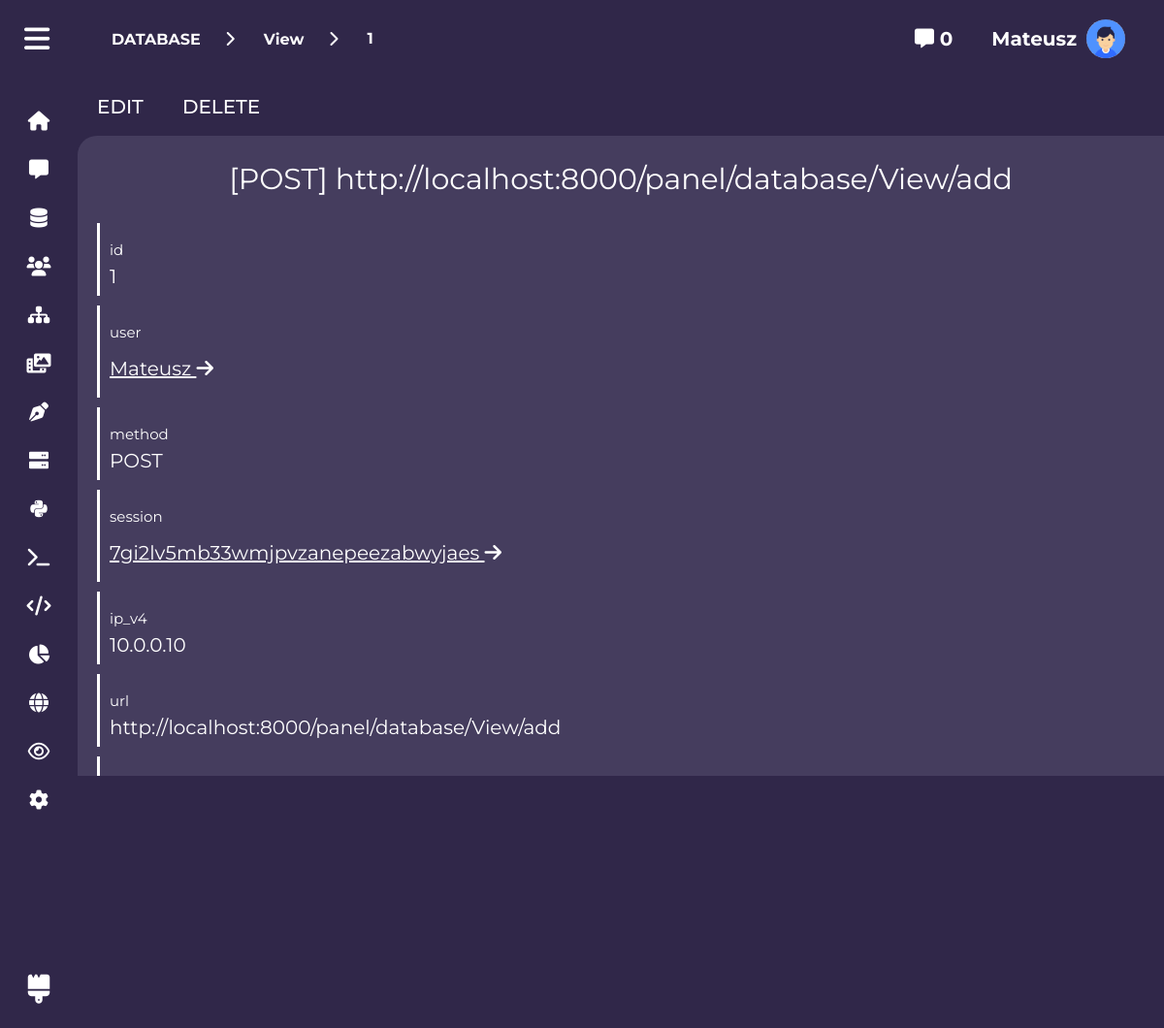
/panel/database/View/1/show (signed in), run on the app's committed database.
### Account/models.py (models this page shows)
class View(models.Model):
    user = models.ForeignKey(User, on_delete=models.CASCADE, blank=True, null=True)
    method = models.CharField(max_length=10, null=True, blank=True, default=None)
    session = models.ForeignKey(Session, on_delete=models.CASCADE, null=True, blank=True)
    ip_v4 = models.CharField(max_length=20, null=True, blank=True)
    url = models.CharField(max_length=100)
    datetime = models.DateTimeField(auto_now_add=True)
    def __str__(self):
        return f"[{self.method}] {self.url}"

### Panel/views/panel.py (the view)
    def inner(*args, **kwargs):
        request = args[0]
        if request.user.is_superuser:
            return fnc(*args, **kwargs)
        else:
            return redirect("Panel:login")

### Panel/utils.py (called while the page is built)
def render(request, template, args={}, content_type=None, using=None, status=None):
    args["registered_pages"] = registered_pages
    args["messages_length"] = len(Message.objects.filter(readed=False))
    return _render(request, template, args, content_type=content_type, using=using, status=status)

### Panel/views/panel.py (called while the page is built)
def is_superuser(fnc):
    def inner(*args, **kwargs):
        request = args[0]
        if request.user.is_superuser:
            return fnc(*args, **kwargs)
        else:
            return redirect("Panel:login")
    return inner

### Panel/templates/Panel/Pages/database/show.html (shortened to what this page needs)
{% extends 'Panel/panel.html' %}
{% load static %}
{% block head %}
    <link rel="stylesheet" href="{% static 'Panel/css/database.css' %}">
{% endblock %}
{% block main %}
    <section class="show_model">
        <h1>{{ item }}</h1>
        {% for fieldname, value in fields.items %}
            <span class="field">
                <span class="fieldname">{{ fieldname }}</span>
                {% if not value.key %}
                    <span>
                        {{ value.value }}
                    </span>
                {% else %}
                    <a href="{{ value.link }}" class="fieldname">{{ value.value }} <i class="fa-solid fa-arrow-right"></i></a>
                {% endif %}
            </span>
        {% endfor %}
    </section>
{% endblock %}
{% block topbar %}
    <nav class="models">
        <a href="{% url 'Panel:database-edit' name=model id=item.pk %}">EDIT</a>
        <a href="{% url 'Panel:database-delete' name=model id=item.pk %}">DELETE</a>
    </nav>
{% endblock %}

### Panel/templates/Panel/panel.html (shortened to what this page needs)
{% extends 'Panel/layout.html' %}
{% block content %}
    <aside class="left-panel">
        <div>
            <button class="toggle-left-panel"><header><i class="fa-solid fa-bars"></i></header></button>
            <section>
                <a href="{% url 'Panel:home' %}"><i class="fa-solid fa-house"></i> <span>HOME</span></a>
                <a href="{% url 'Panel:messages' %}"><i class="fa-solid fa-message"></i> <span>MESSAGES</span></a>
                <a href="{% url 'Panel:database' %}"><i class="fa-solid fa-database"></i> <span>DATABASE</span></a>
                <a href="{% url 'Panel:users' %}"><i class="fa-solid fa-users"></i> <span>USERS</span></a>
                <a href="{% url 'Panel:pages' %}"><i class="fa-solid fa-sitemap"></i> <span>PAGES</span></a>
                <a href="{% url 'Panel:media' %}"><i class="fa-solid fa-photo-film"></i> <span>MEDIA</span></a>
                <a href="{% url 'Panel:forms' %}"><i class="fa-solid fa-pen-nib"></i> <span>FORMS</span></a>
                <a href="{% url 'Panel:commands' %}"><i class="fa-solid fa-server"></i> <span>COMMANDS</span></a>
                <a href="{% url 'Panel:python' %}"><i class="fa-brands fa-python"></i> <span>PYTHON</span></a>
                <a href="{% url 'Panel:terminal' %}"><i class="fa-solid fa-terminal"></i> <span>TERMINAL</span></a>
                <a href="{% url 'Panel:editor' %}"><i class="fa-solid fa-code"></i> <span>FILES</span></a>
                <a href="{% url 'Panel:charts' %}"><i class="fa-solid fa-chart-pie"></i> <span>CHARTS</span></a>
                <a href="{% url 'Panel:languages' %}"><i class="fa-solid fa-globe"></i> <span>LANGUAGE</span></a>
                {% for page in registered_pages %}
                    <a href="{% url page.url %}">{{ page.icon|safe }} <span>{{ page.name|upper }}</span></a>
                {% endfor %}
                <a href="{% url 'Panel:settings' %}"><i class="fa-solid fa-gear"></i> <span>SETTINGS</span></a>
            </section>
        </div>
        <footer>
            <button class="change-theme"><i class="fa-solid fa-brush"></i> </button>
        </footer>
    </aside>
    <section class="content">
         <nav class="top-panel">
            <section class="path">
                <div class="pth">
                    {% block path %}
                        {% for text, link in path.items %}
                            <a href="{{ link }}">{{ text }}</a>
                        {% endfor %}
                    {% endblock %}
                </div>
            </section>
            <section class="menu">
                <a class="link" href="{% url 'Panel:messages' %}?readed=false"><i class="fa-solid fa-message"></i> {{messages_length}}</a>
                <a href="{% url 'Panel:users-user' id=request.user.id %}" class="user-a">
                    <span>{{ request.user.username }}</span>
                    <img height="40" src="{% url 'Account:image' id=request.user.id %}" alt="account-image">
                </a>
            </section>
        </nav>
        <div class="topbar">
            {% block topbar %}{% endblock %}
        </div>
        <main>
            {% block main %}{% endblock %}
        </main>
    </section>
{% endblock %}

### Panel/static/Panel/css/config.css (style rules this page uses)
:root { --bg-color: #453d5e; --font-color: #ffffff; --bg-special: #302749; --font-special: white; --color-1: #0efa79; --color-2: #fa0ea7; --color-3: #cffa0e; }
body { overflow-x: hidden; transition: transform 0.3s; }
a { text-decoration: none; }

### Panel/static/Panel/css/layout.css (style rules this page uses)
body { background-color: var(--bg-special); }
.left-panel { padding-top: 20px; width: 80px; color: var(--font-special); overflow: auto; display: flex; flex-direction: column; scrollbar-color: transparent transparent; justify-content: space-between; background-color: var(--bg-special); height: 100vh; z-index: 10; float: left; transition: width 0.5s, transform 0.5s; position: fixed; }
.left-panel .toggle-left-panel { border: 0; display: none; cursor: pointer; color: var(--font-special); background: transparent; padding: 0 25px; }
@media (min-width: 1035px) { .left-panel section a { gap: 0 !important; } }
@media (min-width: 1035px) { .left-panel .toggle-left-panel { display: inline-block; } }
.left-panel header { text-align: center; padding: 5px 0; font-size: 30px; display: flex; }
.left-panel section { display: flex; flex-direction: column; justify-content: flex-start; padding: 40px 20px; }
.left-panel section a { background-color: transparent; border: 0; color: var(--font-special); font-size: 15px; display: flex; align-items: center; cursor: pointer; font-weight: bold; justify-content: center; transition: 0.3s; gap: 10px; padding: 15px; border-radius: 5px; }
.left-panel section a i { font-size: 20px; }
.left-panel footer { display: flex; justify-content: center; align-items: center; padding: 20px; }
.left-panel footer button { background-color: transparent; font-size: 30px; border: 0; color: var(--font-special); cursor: pointer; }
.top-panel { display: flex; height: 80px; color: var(--font-special); align-items: center; width: 100%; justify-content: space-between; }
.top-panel .path { display: flex; overflow-x: auto; }
.top-panel .path .pth { display: flex; align-items: center; justify-content: center; padding: 0 30px; gap: 20px; }
.top-panel .path a { display: inline-block; text-overflow: ellipsis; padding: 5px; white-space: nowrap; overflow: hidden; color: var(--font-special); font-weight: bold; }
.top-panel .menu { display: flex; align-items: center; justify-content: space-around; gap: 20px; font-size: 20px; padding: 0 30px; white-space: nowrap; }
.top-panel .menu img { border-radius: 50%; }
.top-panel .menu .user-a { display: flex; justify-content: center; align-items: center; gap: 10px; transition: background-color 0.2s; border-radius: 5px; color: var(--font-special); padding: 10px; }
.top-panel .menu a { font-weight: bold; transition: 0.3s; border-radius: 5px; padding: 10px; color: var(--font-special); }
.content { float: left; transition: transform 0.5s, left 0.5s, width 0.5s; background-color: var(--bg-special); background-size: cover; }
@media (min-width: 1035px) { .content { width: calc(100% - 80px); position: fixed; left: 80px; } }
main { border-radius: 20px 0 0 0; color: var(--font-color); box-sizing: border-box; height: calc(100vh - 80px); overflow: hidden; overflow-y: auto; background-color: var(--bg-color); }
.topbar { overflow: hidden; overflow-x: auto; }

### Panel/static/Panel/css/database.css (style rules this page uses)
nav.models { display: flex; justify-content: flex-start; padding: 10px; gap: 20px; background-color: transparent; overflow-x: auto; box-shadow: 0 0 10px var(--bg-special); }
nav.models a { color: var(--font-special); font-size: 20px; border-radius: 5px; font-weight: 500; padding: 10px; transition: background-color 0.2s; }
.show_model { padding: 10px 20px; display: flex; flex-direction: column; align-items: stretch; gap: 10px; }
.show_model h1 { font-size: 30px; padding: 20px; text-align: center; }
.show_model .fieldname { font-size: 15px; padding: 10px 0; display: inline-block; }
.show_model .field { padding: 10px; background-color: transparent; border-radius: 0; min-height: 75px; display: inline-flex; flex-direction: column; gap: 0; font-size: 20px; transition: 0.3s; color: var(--font-color); border-left: 3px solid var(--font-color); }
.show_model .field a { font-size: 20px; color: var(--font-special); text-decoration: underline; }

### Panel/static/Panel/css/qmedia.css (style rules this page uses)
@media (min-width: 1036px) { .left-panel { transform: translate(0, 0) !important; } }

### data on the page
View: method+url "[POST] http://localhost:8000/panel/database/View/add", value "POST" "10.0.0.10" "http://localhost:8000/panel/database/View/add"

### other printed values
{{ text }} "DATABASE" "View" "1"
{{ messages_length }} "0"
{{ request.user.username }} "Mateusz"
{{ fieldname }} "id"
{{ value.value }} "1"
{{ fieldname }} "user" "method"
{{ value.value }} "Mateusz"
{{ fieldname }} "session" "ip_v4" "url"
{{ value.value }} "7gi2lv5mb33wmjpvzanepeezabwyjaes"
